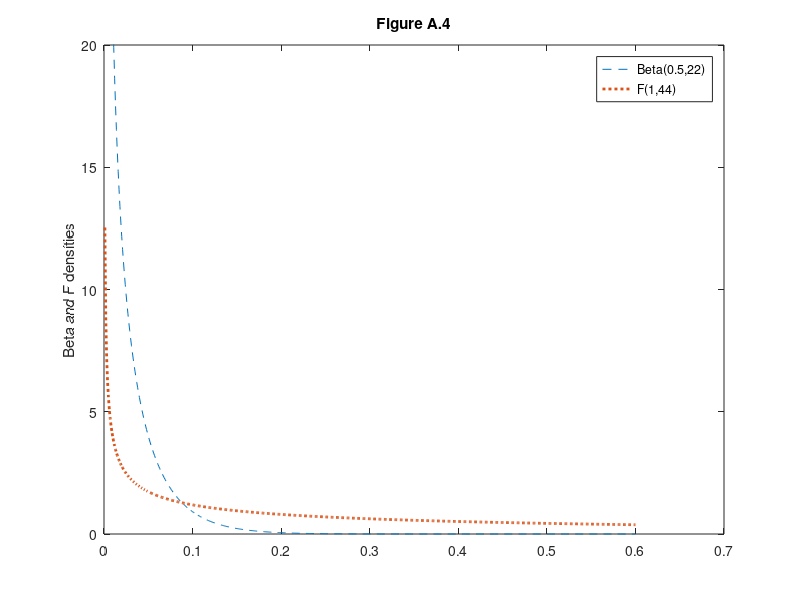

MATLAB code for this plot:
%% Comparison of the distributions of squared deletion residuals and squared studentized residuals
%
% This file creates Figure A.4.

%% Beginning of code
close all
prin=0;

%% Create Figure A.4
n=50;
p=5;
x=0.001:0.001:0.6;
nr=2;
nc=1;
% subplot(nr,nc,1)
betap=betapdf(x,0.5,(n-p-1)/2);
fp=fpdf(x,1,n-p-1);
plot(x,betap,'--',x,fp,':','LineWidth',2)
legend({'Beta(0.5,22)' 'F(1,44)'})
ylabel('Beta and F densities')
ylim([0 20])

if prin==1
    % print to postscript
    print -depsc compBetaF.eps;
else
    title('Figure A.4')
    set(gcf,"Name",'Figure A.4')
end

%InsideREADME